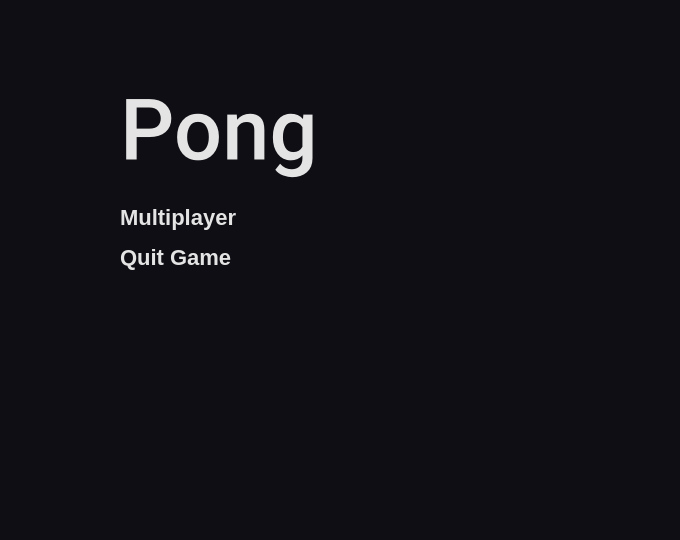
<?xml version="1.0" encoding="UTF-8"?>
<ui version="4.0">
 <class>MenuWindow</class>
 <widget class="QMainWindow" name="MenuWindow">
  <property name="geometry">
   <rect>
    <x>0</x>
    <y>0</y>
    <width>680</width>
    <height>540</height>
   </rect>
  </property>
  <property name="windowTitle">
   <string>MenuWindow</string>
  </property>
  <property name="styleSheet">
   <string notr="true">background-color: #0E0E14; color: white</string>
  </property>
  <widget class="QWidget" name="centralwidget">
   <widget class="QLabel" name="gameName">
    <property name="geometry">
     <rect>
      <x>120</x>
      <y>70</y>
      <width>261</width>
      <height>121</height>
     </rect>
    </property>
    <property name="font">
     <font>
      <family>Roboto Medium</family>
      <pointsize>64</pointsize>
      <italic>false</italic>
      <bold>true</bold>
     </font>
    </property>
    <property name="styleSheet">
     <string notr="true">color: #E4E4E4</string>
    </property>
    <property name="text">
     <string>Pong</string>
    </property>
    <property name="alignment">
     <set>Qt::AlignLeading|Qt::AlignLeft|Qt::AlignVCenter</set>
    </property>
   </widget>
   <widget class="QLabel" name="label">
    <property name="geometry">
     <rect>
      <x>30</x>
      <y>0</y>
      <width>51</width>
      <height>541</height>
     </rect>
    </property>
    <property name="text">
     <string/>
    </property>
    <property name="pixmap">
     <pixmap resource="resource.qrc">:/resources/bg/resources/rainbow.png</pixmap>
    </property>
    <property name="scaledContents">
     <bool>true</bool>
    </property>
   </widget>
   <widget class="QPushButton" name="btnMultiplayer">
    <property name="geometry">
     <rect>
      <x>120</x>
      <y>200</y>
      <width>181</width>
      <height>34</height>
     </rect>
    </property>
    <property name="styleSheet">
     <string notr="true">    color: #E4E4E4;
    font-size: 22px;
	font-weight: bold;
    border: none;
    background-color: transparent;
    text-align: left;</string>
    </property>
    <property name="text">
     <string>Multiplayer</string>
    </property>
   </widget>
   <widget class="QPushButton" name="btnQuitGame">
    <property name="geometry">
     <rect>
      <x>120</x>
      <y>240</y>
      <width>181</width>
      <height>34</height>
     </rect>
    </property>
    <property name="styleSheet">
     <string notr="true">    color: #E4E4E4;
    font-size: 22px;
	font-weight: bold;
    border: none;
    background-color: transparent;
    text-align: left;</string>
    </property>
    <property name="text">
     <string>Quit Game</string>
    </property>
   </widget>
  </widget>
 </widget>
 <resources>
  <include location="resource.qrc"/>
 </resources>
 <connections/>
</ui>
